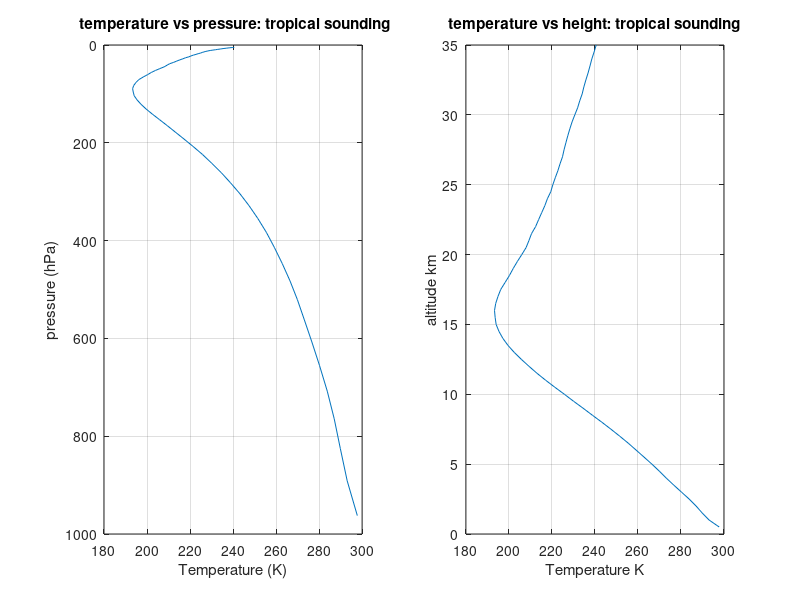

Source code (MATLAB):
%Matlab script  thermo_profile.m
%This script shows simple example of reading in data and plotting a 
% monthly mean temperature profile versus pressure 

clear all        %clear the workspace
close all        % close all figures

% Note that data file to be loaded must consist entirely of columns of data
% Edit data to remove headers before loading
% In the example there are 3 columns corresponding to pressure, 
% temperature, and number of soundings respectively. each column has M rows
% A(3,M) is the matrix containing the data
% The data is at altitude interval of 0.5 km starting at z = 0 km

A = load('tropical_temp.dat');  %load the data

%plot temperature versus pressure 
figure(1)
subplot(1,2,1)
plot(A(:,2),A(:,1)) %plot 2nd row along x-axis,  first row along y-axis.
grid on
axis ij   %this statement reverses y-axis order
xlabel('Temperature (K)')
ylabel('pressure (hPa)')
title(' temperature vs pressure: tropical sounding')

%plot temperature versus altitude
%first define an altitude vector with M columns:

s = size(A);  %s is a row vector giving size of A

%note by using the size function the code will work for data files with
%different numbers of points.  
%statement below gives z with same number of rows as A

z = [.5:.5:.5*(s(1))] ; %defines row vector with z values at .5 km interval
subplot(1,2,2)
plot(A(:,2),z)
grid on
xlabel('Temperature K')
ylabel('altitude km')
title('temperature vs height: tropical sounding')
